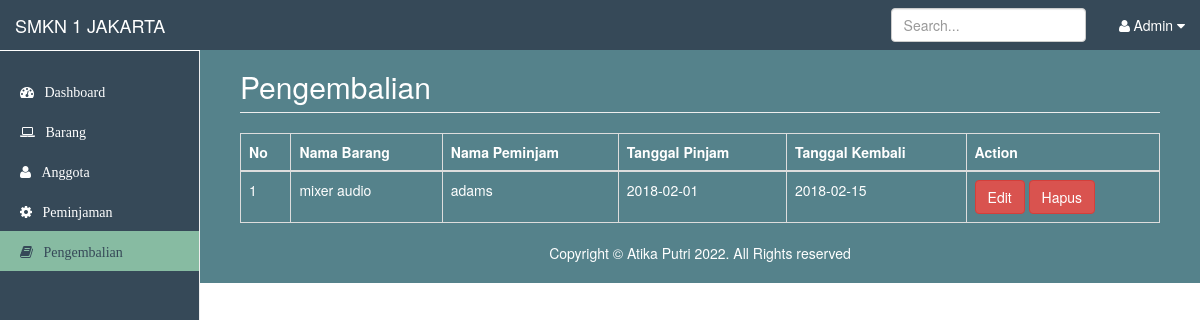
Page /pengembalian.php (signed in) on the committed database.
### tables this page shows
CREATE TABLE `pengembalian` (
  `id` int(11) NOT NULL,
  `id_brg` int(11) NOT NULL,
  `id_anggota` int(11) NOT NULL,
  `id_peminjaman` int(11) NOT NULL,
  `tgl_kembali` date NOT NULL
);

CREATE TABLE `barang` (
  `id_brg` int(11) NOT NULL,
  `nama_brg` varchar(255) NOT NULL,
  `jenis_brg` varchar(255) NOT NULL,
  `stok_brg` varchar(255) NOT NULL,
  `foto` varchar(300) NOT NULL
);

CREATE TABLE `anggota` (
  `id_anggota` int(11) NOT NULL,
  `nama` varchar(40) NOT NULL,
  `password` varchar(40) NOT NULL,
  `kelas` varchar(20) NOT NULL
);

CREATE TABLE `peminjaman` (
  `id_peminjaman` int(10) NOT NULL,
  `id_brg` int(11) NOT NULL,
  `id_anggota` int(11) NOT NULL,
  `tgl_pinjam` varchar(40) NOT NULL,
  `status` tinyint(1) NOT NULL DEFAULT '0'
);

### pengembalian.php (the view, shortened to what this page needs)
<?php
include "config/koneksi.php" ?>
<!DOCTYPE html>
<html lang="en">
  <head>
    <link href="bootstrap/dist/css/bootstrap.min.css" rel="stylesheet">
    <link href="bootstrap/dist/css/global.css" rel="stylesheet">
    <link href="bootstrap/font-awesome/css/font-awesome.min.css" rel="stylesheet" type="text/css">
  </head>
  <body>
  <nav class="navbar navbar-fixed-top px-5" style="background-color:#364958">
      <div class="container-fluid">
        <div class="navbar-header">
          <a class="navbar-brand" style="color:#ffffff"href="#">SMKN 1 JAKARTA</a>
        </div>
        <div id="navbar" class="navbar-collapse collapse">
          <ul class="nav navbar-nav navbar-right">
            <li class="dropdown">
              <a class="dropdown-toggle" data-toggle="dropdown" style="color:#ffffff">
                <i class="fa fa-user fa-fw" style="color:#ffffff"></i>Admin <i class="fa fa-caret-down"></i>
              </a>
          </li>
          </ul>
          <form class="navbar-form navbar-right">
            <input type="text" class="form-control" placeholder="Search...">
          </form>
        </div>
      </div>
    </nav>
    <div class="container-fluid">
      <div class="row">
        <div class="col-sm-3 col-md-2 sidebar" style="background-color: #364958">
          <ul class="nav nav-sidebar">
          <li class=""><a href="dashboard.php" style="color: #ffffff"><i class="fa fa-dashboard">&nbsp;&nbsp;&nbsp;Dashboard</i></a></li>
            <li><a href="barang.php" style="color: #ffffff"><i class="fa fa-laptop">&nbsp;&nbsp;&nbsp;Barang</i></a></li>
            <li><a href="peminjam.php " style="color: #ffffff"><i class="fa fa-user" >&nbsp;&nbsp;&nbsp;Anggota</i></a></li>
            <li><a href="peminjaman.php" style="color: #ffffff"><i class="fa fa-gear">&nbsp;&nbsp;&nbsp;Peminjaman</i></a></li>
            <li><a href="pengembalian.php" style="background-color: #87bba2"><i class="fa fa-book" style="color: #364958">&nbsp;&nbsp;&nbsp;Pengembalian</i></a></li>
          </ul>
        </div>
        <div class="main-biru col-sm-9 col-sm-offset-3 col-md-10 col-md-offset-2 main container py-5 justify-content-center" style="background-color: #55828b;
  color: #ffffff;">
          <h2 class="page-header">Pengembalian</h2>
              <table id="tabelpengembalian" class="table table-bordered table-hover">
                     <thead>
                        <tr>
                          <th>No</th>
                          <th>Nama Barang</th>
                          <th>Nama Peminjam</th>
                          <th>Tanggal Pinjam</th>
                          <th>Tanggal Kembali</th>
                          <th>Action</th>
                        </tr>
                     </thead>
                      <?php
                     $sql = "SELECT pengembalian.*,
                            barang.id_brg,
                            barang.nama_brg,
                            peminjaman.id_peminjaman,
                            peminjaman.tgl_pinjam,
                            peminjaman.status,
                            anggota.id_anggota,
                            anggota.nama
                            FROM pengembalian JOIN barang ON pengembalian.id_brg=barang.id_brg JOIN anggota ON pengembalian.id_anggota=anggota.id_anggota JOIN peminjaman ON
                            peminjaman.id_peminjaman=pengembalian.id_peminjaman WHERE peminjaman.status=1";
                     $query = $mysqli->query($sql);
                     $no = 1;
                     while ($lihat=mysqli_fetch_array($query)){
                      ?>
                       <tbody>
                        <tr>
                          <td><?php echo $no++; ?></td>
                          <td><?php echo $lihat['nama_brg']; ?></td>
                          <td><?php echo $lihat['nama'];?></td>
                          <td><?php echo $lihat['tgl_pinjam']; ?></td>
                          <td><?php echo $lihat['tgl_kembali']; ?></td>
                          <td> <a href="editpengembalian.php?id_pengembalian=<?php echo $lihat['id']; ?>"
                           class="btn btn-danger">Edit</a>
                          <a href="hapuspengembalian.php?id=<?php echo $lihat['id']; ?>"
                           class="btn btn-danger">Hapus</a></td>
                        </tr>
                        <?php
                        } ?>
                        </tbody>
              </table>
          <footer>
    <div class="text-center">Copyright &copy; Atika Putri 2022. All Rights reserved</div>
  </footer>
        </div>
      </div>
    </div>
    <?php require_once "templates/footer.php" ?>

### rows in the picture
pengembalian: id_brg.nama_brg "mixer audio", id_anggota.nama "adams", id_peminjaman.tgl_pinjam "2018-02-01", tgl_kembali "2018-02-15"
